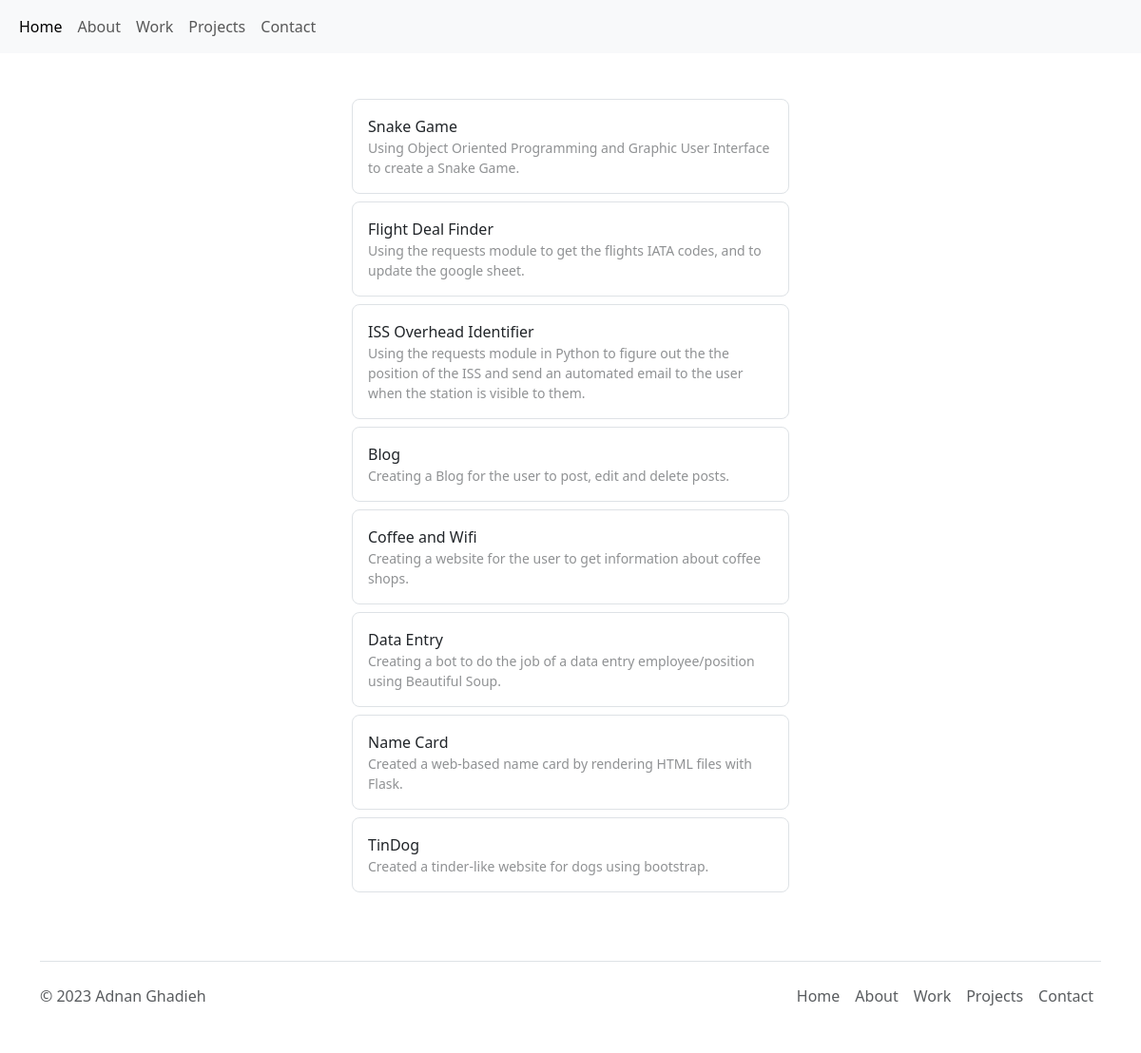
The app's page /projects with its own data.
### main.py (models this page shows)
class Project(db.Model):
    id = db.Column(db.Integer, primary_key=True)
    title = db.Column(db.String(250), nullable=False)
    description = db.Column(db.Text, nullable=False)

### main.py (the view)
@app.route('/projects')
def projects():
    result = db.session.execute(db.select(Project).order_by(Project.id))
    all_projects = result.scalars().all()
    return render_template('projects.html', projects=all_projects)

### templates/projects.html (shortened to what this page needs)
{% include 'base.html' %}
<div class="d-flex flex-column flex-md-row p-4 gap-4 py-md-5 align-items-center justify-content-center">
  <div class="list-group list-group-checkable d-grid gap-2 border-0">
      {% for project in projects: %}
      <label class="list-group-item rounded-3 py-3" for="listGroupCheckableRadios1">
          {{ project.title }}
        <span class="d-block small opacity-50">{{ project.description }}</span>
      </label>
      {% endfor %}
  </div>
</div>
{% include 'footer.html' %}

### templates/base.html (shortened to what this page needs)
<!DOCTYPE html>
<html lang="en">
<head>
    <link href="https://cdn.jsdelivr.net/npm/bootstrap@5.3.2/dist/css/bootstrap.min.css"
          rel="stylesheet"
>
    <link rel="stylesheet" href="../static/css/styles.css">
</head>
<body>
<div class="wrapper">
    <div class="top">
        <nav class="navbar navbar-expand-lg bg-body-tertiary">
          <div class="container-fluid" style="#4e89ae">
            <div class="collapse navbar-collapse" id="navbarNavAltMarkup">
              <div class="navbar-nav">
                <a class="nav-link active" aria-current="page" href="{{ url_for('home') }}">Home</a>
                <a class="nav-link" href="{{ url_for('about') }}">About</a>
                <a class="nav-link" href="{{ url_for('work') }}">Work</a>
                <a class="nav-link" href="{{ url_for('projects') }}">Projects</a>
                <a class="nav-link" href="{{ url_for('contact') }}">Contact</a>
              </div>
            </div>
          </div>
        </nav>
    </div>
</div>

### templates/footer.html (shortened to what this page needs)
</body>
<footer>
    <div class="container">
  <footer class="d-flex flex-wrap justify-content-between align-items-center py-3 my-4 border-top">
    <p class="col-md-4 mb-0 text-body-secondary">© 2023 Adnan Ghadieh</p>
    <ul class="nav col-md-4 justify-content-end">
      <li class="nav-item"><a href="{{ url_for('home') }}" class="nav-link px-2 text-body-secondary">Home</a></li>
      <li class="nav-item"><a href="{{ url_for('about') }}" class="nav-link px-2 text-body-secondary">About</a></li>
      <li class="nav-item"><a href="{{ url_for('work') }}" class="nav-link px-2 text-body-secondary">Work</a></li>
      <li class="nav-item"><a href="{{ url_for('projects') }}" class="nav-link px-2 text-body-secondary">Projects</a></li>
      <li class="nav-item"><a href="{{ url_for('contact') }}" class="nav-link px-2 text-body-secondary">Contact</a></li>
    </ul>
  </footer>
</div>
</footer>
</html>

### static/css/styles.css (style rules this page uses)
.list-group { width: 100%; max-width: 460px; margin-inline: 1.5rem; }

### records on screen
Project: title "Snake Game", description "Using Object Oriented Programming and Graphic User Interface to create a Snake Game."
Project: title "Flight Deal Finder", description "Using the requests module to get the flights IATA codes, and to update the google sheet."
Project: title "ISS Overhead Identifier", description "Using the requests module in Python to figure out the the position of the ISS and send an automated email to the user when the station is visible to them."
Project: title "Blog", description "Creating a Blog for the user to post, edit and delete posts."
Project: title "Coffee and Wifi", description "Creating a website for the user to get information about coffee shops."
Project: title "Data Entry", description "Creating a bot to do the job of a data entry employee/position using Beautiful Soup."
Project: title "Name Card", description "Created a web-based name card by rendering HTML files with Flask."
Project: title "TinDog", description "Created a tinder-like website for dogs using bootstrap."
